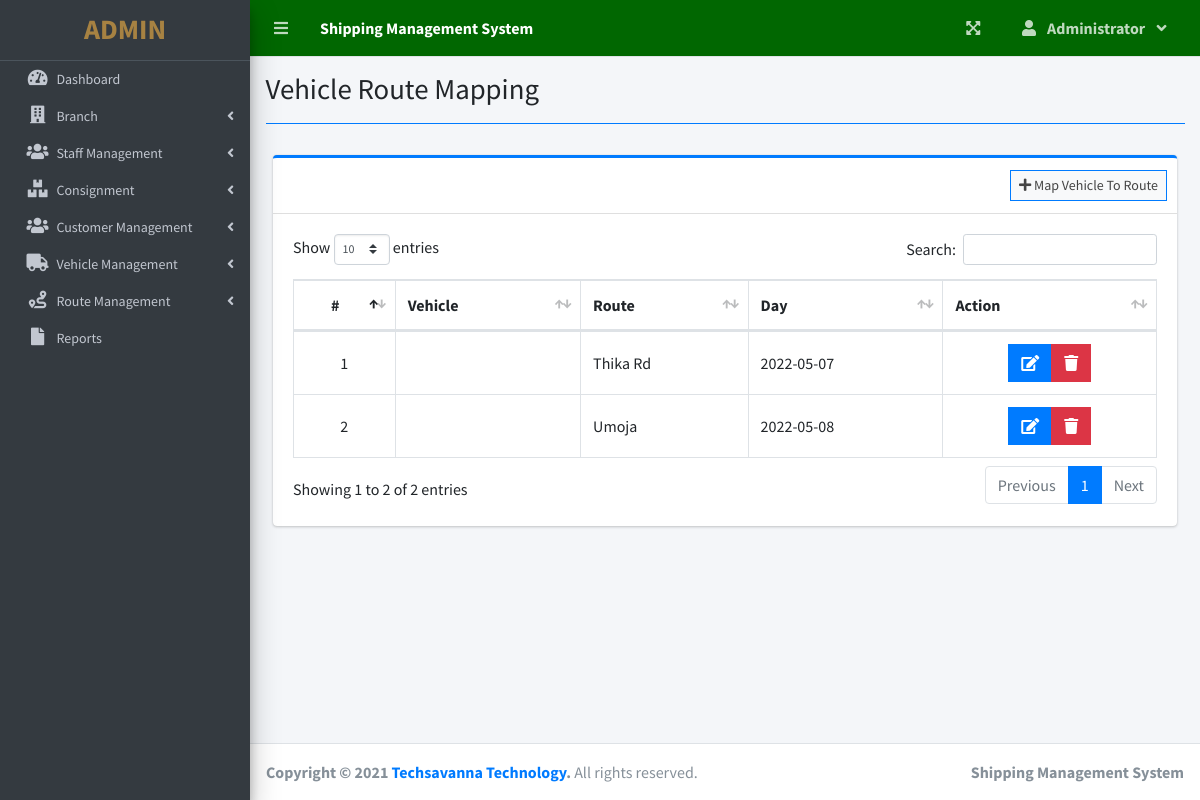
Screenshot of /index.php?page=vehicle_route_mapping (signed in) with the database file from the repository.
### tables this page shows
CREATE TABLE `vehicle_route` (
  `id` int(11) NOT NULL,
  `vehicle` int(11) NOT NULL,
  `route` int(11) NOT NULL,
  `day` date NOT NULL
);

CREATE TABLE `route` (
  `id` int(11) NOT NULL,
  `name` varchar(50) NOT NULL,
  `town` varchar(50) NOT NULL,
  `county` varchar(50) NOT NULL,
  `inbound_outbound` char(3) NOT NULL,
  `active` tinyint(1) NOT NULL
);

### vehicle_route_mapping.php (the view, shortened to what this page needs)
<?php include'db_connect.php' ?>
<div class="col-lg-12">
	<div class="card card-outline card-primary">
		<div class="card-header">
			<div class="card-tools">
				<a class="btn btn-block btn-sm btn-default btn-flat border-primary " href="./index.php?page=new_vehicle_route_mapping"><i class="fa fa-plus"></i> Map Vehicle To Route</a>
			</div>
		</div>
		<div class="card-body">
			<table class="table tabe-hover table-bordered" id="list">
				<thead>
					<tr>
						<th class="text-center">#</th>
						<th>Vehicle</th>
						<th>Route</th>
						<th>Day</th>
						<th>Action</th>
					</tr>
				</thead>
				<tbody>
					<?php
					$i = 1;
					$qry = $conn->query("SELECT vr.id as id, vr.day as day, v.plate as plate, r.name as route  FROM vehicle_route vr left join vehicle v on v.id = vr.vehicle left join route r on r.id = vr.route");
					while($row= $qry->fetch_assoc()):
					?>
					<tr>
						<td class="text-center"><?php echo $i++ ?></td>
						<td class=""><?php echo $row['plate'] ?></td>
						<td><?php echo ucwords($row['route']) ?></td>
						<td><?php echo $row['day'] ?></td>
						<td class="text-center">
		                    <div class="btn-group">
		                        <a href="index.php?page=edit_vehicle_route_mapping&id=<?php echo $row['id'] ?>" class="btn btn-primary btn-flat ">
		                          <i class="fas fa-edit"></i>
		                        </a>
		                        <button type="button" class="btn btn-danger btn-flat delete_vehicle_route_mapping" data-id="<?php echo $row['id'] ?>">
		                          <i class="fas fa-trash"></i>
		                        </button>
	                      </div>
						</td>
					</tr>
				<?php endwhile; ?>
				</tbody>
			</table>
		</div>
	</div>
</div>

### vehicle_route_mapping.php (style rules this page uses)
table td { vertical-align: middle !important; }

### rows the page displays
vehicle_route: route.name "Thika Rd", day "2022-05-07"
vehicle_route: route.name "Umoja", day "2022-05-08"

### other values shown
$_SESSION['system']['name'] "Shipping Management System"
$_SESSION['login_firstname'] "Administrator"
$title "Vehicle Route Mapping"
